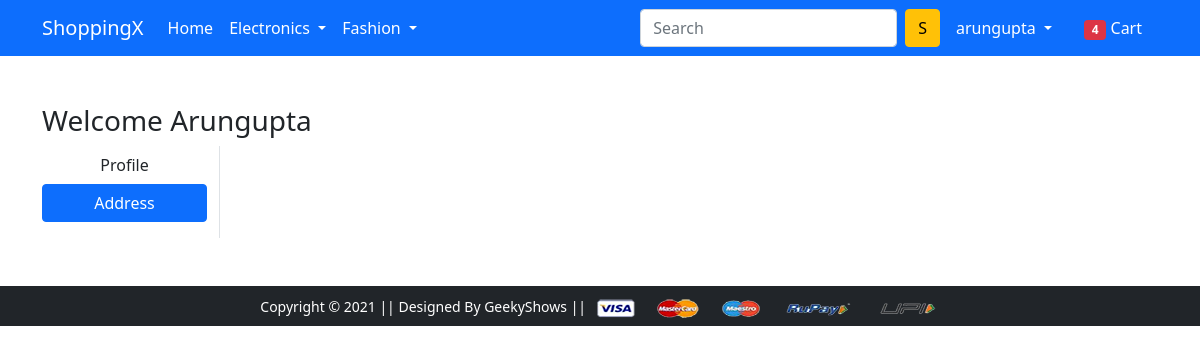
The page /address/ (signed in) on the database as committed earlier.
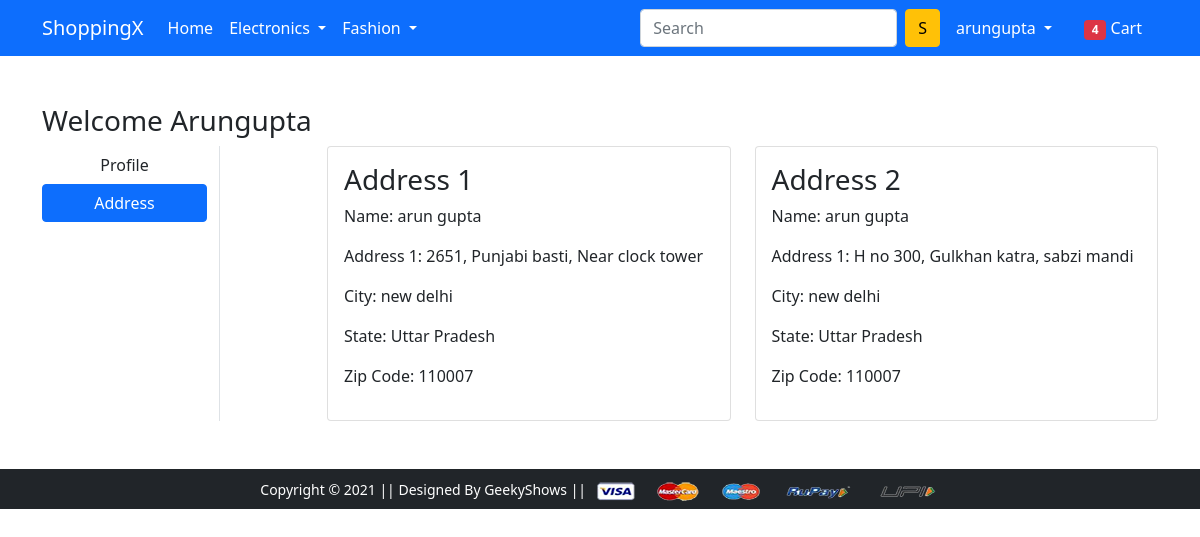
The same page on the database as committed later.
### app/models.py (models this page shows)
class customer(models.Model):
    user = models.ForeignKey(User, on_delete=models.CASCADE)
    name = models.CharField(max_length=200)
    locality = models.CharField(max_length=200)
    city = models.CharField(max_length=50)
    zipcode = models.IntegerField()
    state = models.CharField(choices=STATE_CHOICE, max_length=50)

### app/views.py (the view)
# urls.py: path('address/', views.address, name='address'),
def address(request):
    add = customer.objects.filter(user=request.user)
    return render(request, 'app/address.html', {'add':add,'active':'btn-primary'})

### app/templates/app/address.html (shortened to what this page needs)
{% extends 'app/base.html' %}
{% load static %}
{% block main-content %}
<div class="container my-5">
 <div class="row">
 <h3>Welcome <span class="text-capitalize"> {{request.user}}</span></h3>
  <div class="col-sm-2 border-end">
   <ul class="list-unstyled">
    <li class="d-grid"><a href="{% url 'profile' %}" class="btn">Profile</a></li>
    <li class="d-grid"><a href="{% url 'address' %}" class="btn {{active}}">Address</a></li>
   </ul>
  </div>
  <div class="col-sm-9 offset-sm-1">
   <div class="row">
   {% for ad in add %}
    <div class="col-sm-6">
     <div class="card">
      <div class="card-body">
       <h3>Address {{forloop.counter}}</h3>
       <p>Name: {{ad.name}}</p>
       <p>Address 1: {{ad.locality}}</p>
       <p>City: {{ad.city}}</p>
       <p>State: {{ad.state}}</p>
       <p>Zip Code: {{ad.zipcode}}</p>
      </div>
     </div>
    </div>
    {% endfor %}
   </div>
  </div>
 </div>
</div>
{% endblock main-content %}

### app/templates/app/base.html (shortened to what this page needs)
<!doctype html>
{% load static %}
<html lang="en">
  <head>
    <link rel="stylesheet" href="{% static 'app/css/bootstrap.min.css' %}">
    <link rel="stylesheet" href="{% static 'app/css/owl.carousel.min.css' %}">
    <link rel="stylesheet" href="{% static 'app/css/all.min.css' %}">
    <link rel="stylesheet" href="{% static 'app/css/style.css' %}">
  </head>
  <body>
    <nav class="navbar navbar-expand-lg navbar-dark bg-primary">
     <div class="container">
       <a class="navbar-brand" href="/">ShoppingX</a>
       <div class="collapse navbar-collapse" id="navbarSupportedContent">
         <ul class="navbar-nav me-auto mb-2 mb-lg-0">
           <li class="nav-item">
             <a class="nav-link active" aria-current="page" href="/">Home</a>
           </li>
           <li class="nav-item dropdown">
             <a class="nav-link dropdown-toggle text-white" href="#" id="electronicsDropdown" role="button" data-bs-toggle="dropdown" aria-expanded="false">
               Electronics
             </a>
           </li>
           <li class="nav-item dropdown">
             <a class="nav-link dropdown-toggle text-white" href="#" id="fashionDropdown" role="button" data-bs-toggle="dropdown" aria-expanded="false">
               Fashion
             </a>
           </li>
         </ul>
         <form class="d-flex">
           <input class="form-control me-2" type="search" placeholder="Search" aria-label="Search">
           <button class="btn btn-warning" type="submit">S</button>
         </form>
         <div>
          <ul class="navbar-nav me-auto mb-2 mb-lg-0">
          {% if request.user.is_authenticated %}
           <li class="nav-item dropdown mx-2">
              <a class="nav-link dropdown-toggle text-white" href="#" id="profileDropdown" role="button" data-bs-toggle="dropdown" aria-expanded="false">
                {{request.user}}
              </a>
            </li>
            <li class="nav-item mx-2">
             <a href="{% url 'add-to-cart' %}" class="nav-link text-white"><span class="badge bg-danger">4</span> Cart </a>
            </li>
          {% endif %}
          </ul>
         </div>
       </div>
     </div>
    </nav>
    {% block main-content %} {% endblock main-content %}
    <footer class="container-fluid bg-dark text-center p-2 mt-5">
        <small class="text-white">Copyright &copy; 2021 || Designed By GeekyShows || </small>
        <img src="{% static 'app/images/payment.png' %}" alt="" srcset="" class="img-fluid" height="2px">
    </footer>
  </body>
</html>

Rows that differ between the two databases and show on the page:
added customer: name "arun gupta", locality "2651, Punjabi basti, Near clock tower", city "new delhi", state "Uttar Pradesh", zipcode "110007"
added customer: name "arun gupta", locality "H no 300, Gulkhan katra, sabzi mandi", city "new delhi", state "Uttar Pradesh", zipcode "110007"
